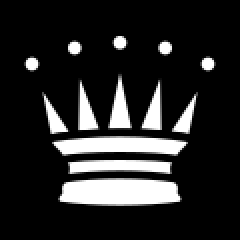
#> input picture pieces/wq.png, 120 x 120 px, given in place of wp.png, which was not available (shown 2 times larger)
$ python multipiece_detection.py
#> lines starting #> are read from the running program, lines starting #| are printed output that depends on the picture
import cv2
import numpy as np
import os

# ======================
# LOAD TEMPLATES
# ======================
def load_templates():
    templates = {}

    base_path = os.path.dirname(os.path.dirname(__file__))
    pieces_path = os.path.join(base_path, "pieces")

    names = ["wp","wr","wn","wb","wq","wk",
             "bp","br","bn","bb","bq","bk"]

    for name in names:
        path = os.path.join(pieces_path, f"{name}.png")
        img = cv2.imread(path, cv2.IMREAD_GRAYSCALE)
#> img is the input picture: shape (120, 120); min 0, max 255, mean 39.4

        if img is None:
            raise Exception(f"Missing {path}")

        img = cv2.resize(img, (80, 80))
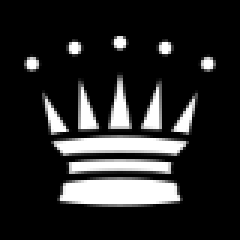
#> img: shape (80, 80) (shown 3 times larger); min 0, max 255, mean 39.5
        templates[name] = img
#> pass 2 of the loop in load_templates, `for name in names:`:
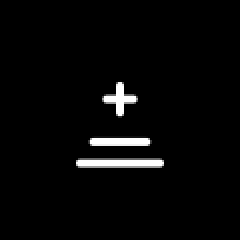
#> input picture pieces/bb.png, 120 x 120 px, given in place of wr.png, which was not available (shown 2 times larger)
#> in load_templates, img is the input picture: shape (120, 120); min 0, max 255, mean 7.2
#> in load_templates, `img = cv2.resize(img, (80, 80))`:
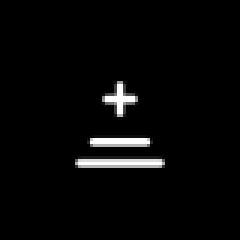
#> img: shape (80, 80) (shown 3 times larger); min 0, max 255, mean 7.2

    return templates


# ======================
# COLOR DETECTION (FIXED)
# ======================
# [64 lines left out: functions detect_color, identify_piece, format_label, not called in this run]


# ======================
# INIT
# ======================
#> (the run stopped early here; a loop or call above may not have finished)
